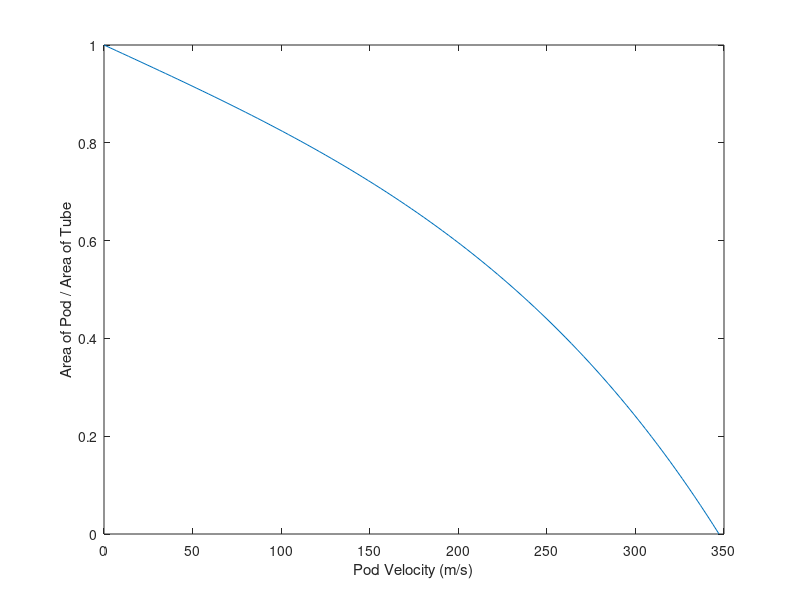

This figure's MATLAB source:
Atube = 2.2217; %m^2 3443.71; % in^2
Abypass = @(Mpod) Mpod.*Atube.*(1.2005./(1+0.2005.*Mpod.^2)).^(-2.9938);
Mpod = 0:0.01:1;
Ttube = 300;
Rair = 287;
kair = 1.4;
c = sqrt(kair*Rair*Ttube);
Abypass1 = Abypass(Mpod);
Apod = Atube - Abypass1;
figure, plot(Mpod*c, Apod/Atube)
xlabel('Pod Velocity (m/s)')
ylabel('Area of Pod / Area of Tube')